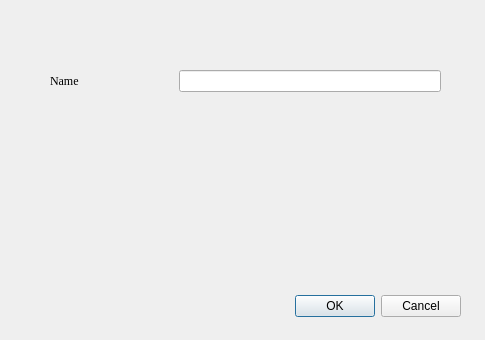
<?xml version="1.0" encoding="UTF-8"?>
<ui version="4.0">
 <class>Dialog</class>
 <widget class="QDialog" name="Dialog">
  <property name="geometry">
   <rect>
    <x>0</x>
    <y>0</y>
    <width>485</width>
    <height>340</height>
   </rect>
  </property>
  <property name="windowTitle">
   <string>Dialog</string>
  </property>
  <widget class="QDialogButtonBox" name="buttonBox">
   <property name="geometry">
    <rect>
     <x>120</x>
     <y>290</y>
     <width>341</width>
     <height>32</height>
    </rect>
   </property>
   <property name="orientation">
    <enum>Qt::Horizontal</enum>
   </property>
   <property name="standardButtons">
    <set>QDialogButtonBox::Cancel|QDialogButtonBox::Ok</set>
   </property>
  </widget>
  <widget class="QWidget" name="formLayoutWidget">
   <property name="geometry">
    <rect>
     <x>40</x>
     <y>60</y>
     <width>411</width>
     <height>61</height>
    </rect>
   </property>
   <layout class="QFormLayout" name="formLayout">
    <property name="horizontalSpacing">
     <number>100</number>
    </property>
    <property name="leftMargin">
     <number>10</number>
    </property>
    <property name="topMargin">
     <number>10</number>
    </property>
    <property name="rightMargin">
     <number>10</number>
    </property>
    <property name="bottomMargin">
     <number>10</number>
    </property>
    <item row="1" column="0">
     <widget class="QLabel" name="label">
      <property name="enabled">
       <bool>true</bool>
      </property>
      <property name="font">
       <font>
        <family>Times New Roman</family>
       </font>
      </property>
      <property name="text">
       <string>Name</string>
      </property>
     </widget>
    </item>
    <item row="1" column="1">
     <widget class="QLineEdit" name="name_input">
      <property name="layoutDirection">
       <enum>Qt::RightToLeft</enum>
      </property>
     </widget>
    </item>
   </layout>
  </widget>
  <widget class="QLabel" name="results_window">
   <property name="geometry">
    <rect>
     <x>70</x>
     <y>170</y>
     <width>241</width>
     <height>41</height>
    </rect>
   </property>
   <property name="text">
    <string/>
   </property>
  </widget>
 </widget>
 <resources/>
 <connections>
  <connection>
   <sender>buttonBox</sender>
   <signal>accepted()</signal>
   <receiver>Dialog</receiver>
   <slot>accept()</slot>
   <hints>
    <hint type="sourcelabel">
     <x>248</x>
     <y>254</y>
    </hint>
    <hint type="destinationlabel">
     <x>157</x>
     <y>274</y>
    </hint>
   </hints>
  </connection>
  <connection>
   <sender>buttonBox</sender>
   <signal>rejected()</signal>
   <receiver>Dialog</receiver>
   <slot>reject()</slot>
   <hints>
    <hint type="sourcelabel">
     <x>316</x>
     <y>260</y>
    </hint>
    <hint type="destinationlabel">
     <x>286</x>
     <y>274</y>
    </hint>
   </hints>
  </connection>
 </connections>
</ui>
